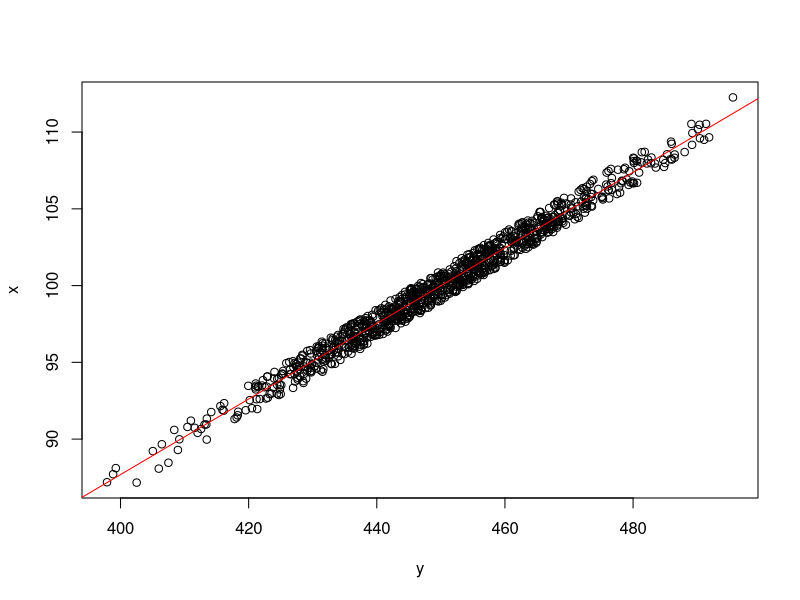
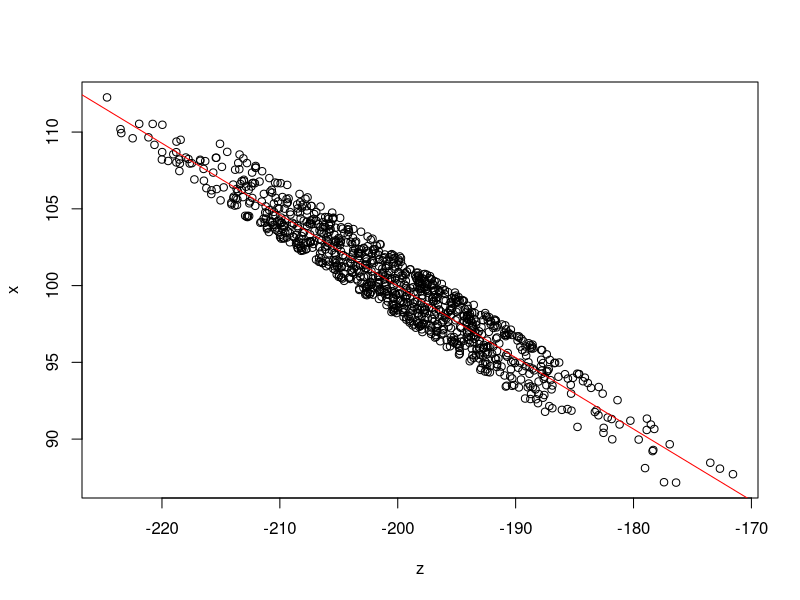

Write the R code that produced these figures, in order.
## ---- chunk 1
 catAndExpr <- read.delim("../data/categoriesAndExpression.txt")
## ---- chunk 2
 summary(catAndExpr)
## ---- chunk 3
 summary(catAndExpr)
 summary(catAndExpr[catAndExpr$pathway == "Glycolysis",])
 summary(catAndExpr[catAndExpr$pathway == "TGFb",])
## ---- chunk 4
contingency <- ftable(catAndExpr[,c("ofInterest","pathway")])
contingency
#fisher.test(contingency)

## ---- chunk 5
meanExpression <- mean(catAndExpr$Expr)
sdExpression <- sd(catAndExpr$Expr)
Gene13Expression <- catAndExpr[catAndExpr$geneName == "Gene13",]$Expression
1-pnorm(Gene13Expression,meanExpression,sdExpression)
## ---- chunk 6
glycolysisExpression <- catAndExpr[catAndExpr$pathway == "Glycolysis",]$Expression
tgfbExpression <- catAndExpr[catAndExpr$pathway == "TGFb",]$Expression
var.test(glycolysisExpression,tgfbExpression)
t.test(glycolysisExpression,tgfbExpression,var.equal = FALSE)
## ---- chunk 7
 lmExercise <- read.delim("../data/lmExercise.txt")
## ---- chunk 8
 lmXY <- lm(x~y,lmExercise)
 lmXZ <- lm(x~z,lmExercise)
lmXY
 plot(x~y,lmExercise)
 abline(lmXY,col="red")
lmXZ
plot(x~z,lmExercise)
 abline(lmXZ,col="red")
## ---- chunk 9
str(summary(lmXY))
summary(lmXY)$r.squared
summary(lmXZ)$r.squared
## ---- chunk 10
str(lmXY)
predictedXfromY <- unname(lmXY$coefficients[1] + lmXY$coefficients[2]*100)
predictedXfromZ <- unname(lmXZ$coefficients[1] + lmXZ$coefficients[2]*100)
predictedXfromY
predictedXfromZ
